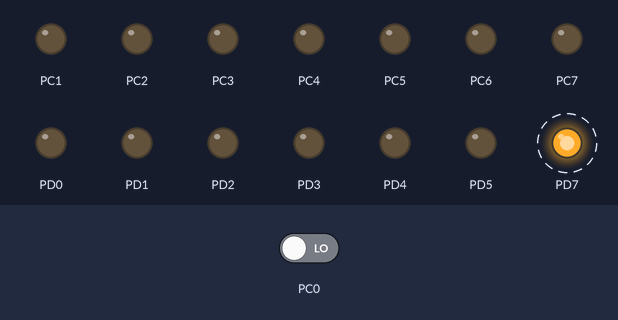
Bench run of a program on a simulated ATmega128, built with avr-gcc and emulated at 8 MHz. Shown: output pins drawn as LEDs (lit = HIGH). Dashed ring = blinking. The inputs (shaded band) are chosen by the test bench; at power-on: PC0 LOW.

Above: at 4.8 s.
4.9 s: PC0 driven HIGH
At 5.8 s:
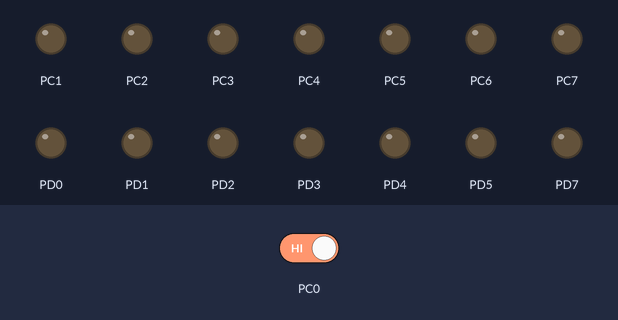
At 6.16 s:
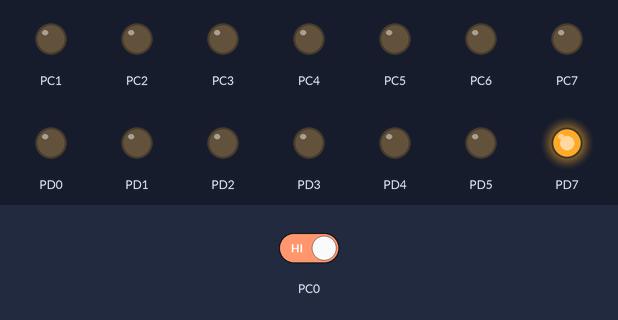
Timing chart, 0 to 14.4 s (numbered marks = the images above; inputs shaded):
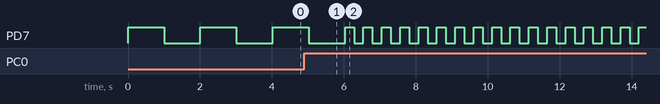

The program:

main.c
```c
#define F_CPU 8E6

#include <avr/io.h>
#include <util/delay.h>
#include <stdint.h>

void Opdrachtw1b3(void);
void Opdrachtw1b4(void);
void Opdrachtw1b5(void);
void Opdrachtw1b6(void);


/******************************************************************/
void wait( int ms )
/*
short:			Busy wait number of millisecs
inputs:			int ms (Number of millisecs to busy wait)
outputs:
notes:			Busy wait, not very accurate. Make sure (external)
				clock value is set. This is used by _delay_ms inside
				util/delay.h
Version :    	DMK, Initial code
*******************************************************************/
{
	for (int i=0; i<ms; i++)
	{
		_delay_ms( 1 );		// library function (max 30 ms at 8MHz)
	}
}

/******************************************************************/
int main( void )
/*
short:			main() loop, entry point of executable
inputs:
outputs:
notes:			Looping forever, flipping bits on PORTD
Version :    	DMK, Initial code
*******************************************************************/
{
	Opdrachtw1b6();

	return 1;
}

void Opdrachtw1b3(void)
{
	DDRC = 0xFE;		//C op lezen
	//PORTC = 0xFF;		// C0

	DDRD = 0xFF;		// D op schrijven
	//PORTD = 0x01;		// D1


	while(1)
	{

		if (PINC & 0x01)
		{
			PORTD = 0x80;
			wait(250);
			PORTD = 0x00;
			wait(250);
		}
		else
		{
			PORTD = 0x00;
		}
		wait(10);
	}
}

void Opdrachtw1b4(void){
		DDRD = 0xFF;
		PORTD = 0x01; // alleen D0 op schrijven
		uint8_t i = 0;

		while(1)
		{
			PORTD = (1<<i);
			i++;
			wait(250);
			if (i > 7)
			{
				i = 0;
			}
		}

}

void Opdrachtw1b5(void)
{
	DDRD = 0xFF; // heel D op schrijven
	uint8_t ledArray[] = {0x81, 0x42, 0x24, 0x18};
	uint8_t i =0;
	while (1)
	{
		PORTD = ledArray[i];
		i++;
		wait(250);
		if (i > 3)
		{
			i = 0;
		}

	}

}

void Opdrachtw1b6(void)
{
	DDRC = 0xFE;		//C op lezen
	//PORTC = 0xFF;		// C0

	DDRD = 0xFF;		// D op schrijven
	//PORTD = 0x01;		// D1


	while(1)
	{

		if (PINC & 0x01)
		{
			PORTD = 0x80;
			wait(250);
			PORTD = 0x00;
			wait(250);
		}
		else
		{
			PORTD = 0x80;
			wait(1000);
			PORTD = 0x00;
			wait(1000);
		}
		wait(10);
	}
}
```

Measured:
- by itself, PD7: repeats every 0.51 s: HIGH 0.25 s, LOW 0.26 s
